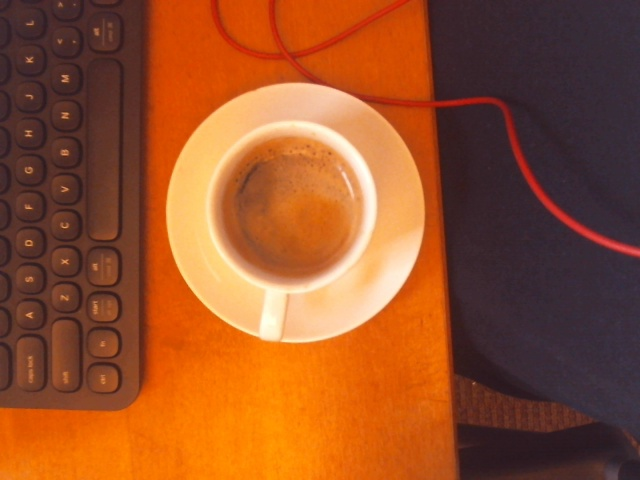

Generate this figure with Python:

import time
import cv2
import numpy as np
import CameraOps as co
import ShapeDetector as sd
import csvSave as csvSave


if __name__=='__main__':
	initial_img = co.snap(0)

	

	cv2.imwrite("test.jpg", initial_img)

	np.save("test.jpg",initial_img)
	
	img = cv2.imread("test.jpg" )
	white=cv2.imread("white.jpg")
	cv2.namedWindow("Display")
	cv2.namedWindow("Cont")
	

	gray = cv2.cvtColor(initial_img, cv2.COLOR_BGR2GRAY)
	#print(gray)
	blur = cv2.GaussianBlur(gray, (5, 5), 0)
	#print(blur)
	thresh = cv2.threshold(blur, 60, 255, cv2.THRESH_BINARY)[1]



	_, cont,hierarchy = cv2.findContours(thresh.copy(), cv2.RETR_EXTERNAL,cv2.CHAIN_APPROX_NONE)


	cv2.imshow("Display",img)
	cv2.waitKey(5000)
	for i in range(len(cont)):
		cv2.imshow("Cont",cv2.drawContours(white, cont, i, (0,255,0), 8))
		center,radii=sd.circle(cont[i])
		cv2.imshow("Cont",cv2.circle(white,center,radii,(0,255,0),2))
		cv2.waitKey(0)